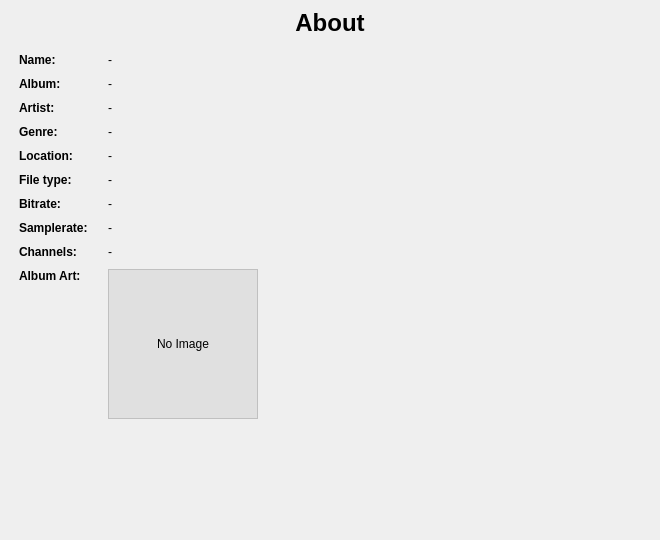
<?xml version="1.0" encoding="UTF-8"?>
<ui version="4.0">
	<class>Aboutfile_PAW_gui</class>
	<widget class="QMainWindow" name="Aboutfile_PAW_gui">
		<property name="geometry">
			<rect>
				<x>0</x>
				<y>0</y>
				<width>660</width>
				<height>540</height>
			</rect>
		</property>
		<property name="windowTitle">
			<string>File Info</string>
		</property>

		<widget class="QWidget" name="centralwidget">
			<layout class="QVBoxLayout" name="mainLayout">
				<item>
					<widget class="QLabel" name="headerLabel">
						<property name="font">
							<font>
								<pointsize>18</pointsize>
								<bold>true</bold>
							</font>
						</property>
						<property name="text">
							<string>About</string>
						</property>
						<property name="alignment">
							<set>Qt::AlignCenter</set>
						</property>
					</widget>
				</item>
				<item>
					<widget class="QScrollArea" name="scrollArea">
						<property name="frameShape">
							<enum>QFrame::NoFrame</enum>
						</property>
						<property name="widgetResizable">
							<bool>true</bool>
						</property>
						<widget class="QWidget" name="scrollAreaWidgetContents">
							<property name="geometry">
								<rect>
									<x>0</x>
									<y>0</y>
									<width>642</width>
									<height>484</height>
								</rect>
							</property>
							<layout class="QFormLayout" name="formLayout">
								<property name="horizontalSpacing">
									<number>20</number>
								</property>
								<property name="verticalSpacing">
									<number>10</number>
								</property>
								<property name="leftMargin">
									<number>10</number>
								</property>
								<property name="topMargin">
									<number>10</number>
								</property>
								<item row="0" column="0">
									<widget class="QLabel" name="label_name">
										<property name="font">
											<font>
												<bold>true</bold>
											</font>
										</property>
										<property name="text">
											<string>Name:</string>
										</property>
									</widget>
								</item>
								<item row="0" column="1">
									<widget class="QLabel" name="val_name">
										<property name="text">
											<string>-</string>
										</property>
										<property name="textInteractionFlags">
											<set>Qt::TextSelectableByMouse</set>
										</property>
									</widget>
								</item>
								<item row="1" column="0">
									<widget class="QLabel" name="label_album">
										<property name="font">
											<font>
												<bold>true</bold>
											</font>
										</property>
										<property name="text">
											<string>Album:</string>
										</property>
									</widget>
								</item>
								<item row="1" column="1">
									<widget class="QLabel" name="val_album">
										<property name="text">
											<string>-</string>
										</property>
										<property name="textInteractionFlags">
											<set>Qt::TextSelectableByMouse</set>
										</property>
									</widget>
								</item>
								<item row="2" column="0">
									<widget class="QLabel" name="label_artist">
										<property name="font">
											<font>
												<bold>true</bold>
											</font>
										</property>
										<property name="text">
											<string>Artist:</string>
										</property>
									</widget>
								</item>
								<item row="2" column="1">
									<widget class="QLabel" name="val_artist">
										<property name="text">
											<string>-</string>
										</property>
										<property name="textInteractionFlags">
											<set>Qt::TextSelectableByMouse</set>
										</property>
									</widget>
								</item>
								<item row="3" column="0">
									<widget class="QLabel" name="label_genre">
										<property name="font">
											<font>
												<bold>true</bold>
											</font>
										</property>
										<property name="text">
											<string>Genre:</string>
										</property>
									</widget>
								</item>
								<item row="3" column="1">
									<widget class="QLabel" name="val_genre">
										<property name="text">
											<string>-</string>
										</property>
										<property name="textInteractionFlags">
											<set>Qt::TextSelectableByMouse</set>
										</property>
									</widget>
								</item>
								<item row="4" column="0">
									<widget class="QLabel" name="label_location">
										<property name="font">
											<font>
												<bold>true</bold>
											</font>
										</property>
										<property name="text">
											<string>Location:</string>
										</property>
									</widget>
								</item>
								<item row="4" column="1">
									<widget class="QLabel" name="val_location">
										<property name="text">
											<string>-</string>
										</property>
										<property name="wordWrap">
											<bool>true</bool>
										</property>
										<property name="textInteractionFlags">
											<set>Qt::TextSelectableByMouse</set>
										</property>
									</widget>
								</item>
								<item row="5" column="0">
									<widget class="QLabel" name="label_type">
										<property name="font">
											<font>
												<bold>true</bold>
											</font>
										</property>
										<property name="text">
											<string>File type:</string>
										</property>
									</widget>
								</item>
								<item row="5" column="1">
									<widget class="QLabel" name="val_type">
										<property name="text">
											<string>-</string>
										</property>
									</widget>
								</item>
								<item row="6" column="0">
									<widget class="QLabel" name="label_bitrate">
										<property name="font">
											<font>
												<bold>true</bold>
											</font>
										</property>
										<property name="text">
											<string>Bitrate:</string>
										</property>
									</widget>
								</item>
								<item row="6" column="1">
									<widget class="QLabel" name="val_bitrate">
										<property name="text">
											<string>-</string>
										</property>
									</widget>
								</item>
								<item row="7" column="0">
									<widget class="QLabel" name="label_samplerate">
										<property name="font">
											<font>
												<bold>true</bold>
											</font>
										</property>
										<property name="text">
											<string>Samplerate:</string>
										</property>
									</widget>
								</item>
								<item row="7" column="1">
									<widget class="QLabel" name="val_samplerate">
										<property name="text">
											<string>-</string>
										</property>
									</widget>
								</item>
								<item row="8" column="0">
									<widget class="QLabel" name="label_channels">
										<property name="font">
											<font>
												<bold>true</bold>
											</font>
										</property>
										<property name="text">
											<string>Channels:</string>
										</property>
									</widget>
								</item>
								<item row="8" column="1">
									<widget class="QLabel" name="val_channels">
										<property name="text">
											<string>-</string>
										</property>
									</widget>
								</item>
								<item row="9" column="0">
									<widget class="QLabel" name="label_art">
										<property name="font">
											<font>
												<bold>true</bold>
											</font>
										</property>
										<property name="text">
											<string>Album Art:</string>
										</property>
										<property name="alignment">
											<set>Qt::AlignLeading|Qt::AlignLeft|Qt::AlignTop</set>
										</property>
									</widget>
								</item>
								<item row="9" column="1">
									<widget class="QLabel" name="val_art">
										<property name="minimumSize">
											<size>
												<width>150</width>
												<height>150</height>
											</size>
										</property>
										<property name="maximumSize">
											<size>
												<width>150</width>
												<height>150</height>
											</size>
										</property>
										<property name="styleSheet">
											<string notr="true">background-color: #e0e0e0; border: 1px solid #c0c0c0;</string>
										</property>
										<property name="text">
											<string>No Image</string>
										</property>
										<property name="alignment">
											<set>Qt::AlignCenter</set>
										</property>
									</widget>
								</item>
							</layout>
						</widget>
					</widget>
				</item>
			</layout>
		</widget>
	</widget>
	<resources/>
	<connections/>
</ui>
